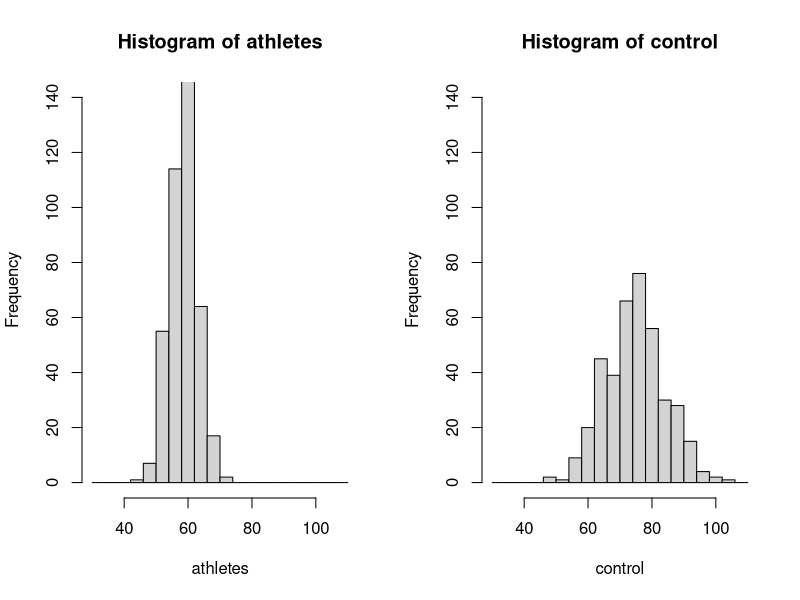

This figure's R source:
## ---- chunk 1
knitr::opts_chunk$set(echo = TRUE)
## ---- chunk 2
meanA<-rnorm(1,58.8,1)
meanC<-rnorm(1,74.47,1)
sdA<-rnorm(1,4.38,.25)
sdC<-rnorm(1,9.24,.25)
## ---- chunk 3
athletes<-(rnorm(406,58.8,4.38))
control<-(rnorm(394,74.47,9.24))
## ---- chunk 4
Xlim<-c(30,110)
Ylim<-c(0,140)
Breaks<-seq(Xlim[1],Xlim[2],4)
par(mfrow=c(1,2))
hist(athletes,xlim=Xlim,ylim=Ylim,breaks=Breaks)
hist(control,xlim=Xlim,ylim=Ylim,breaks=Breaks)
